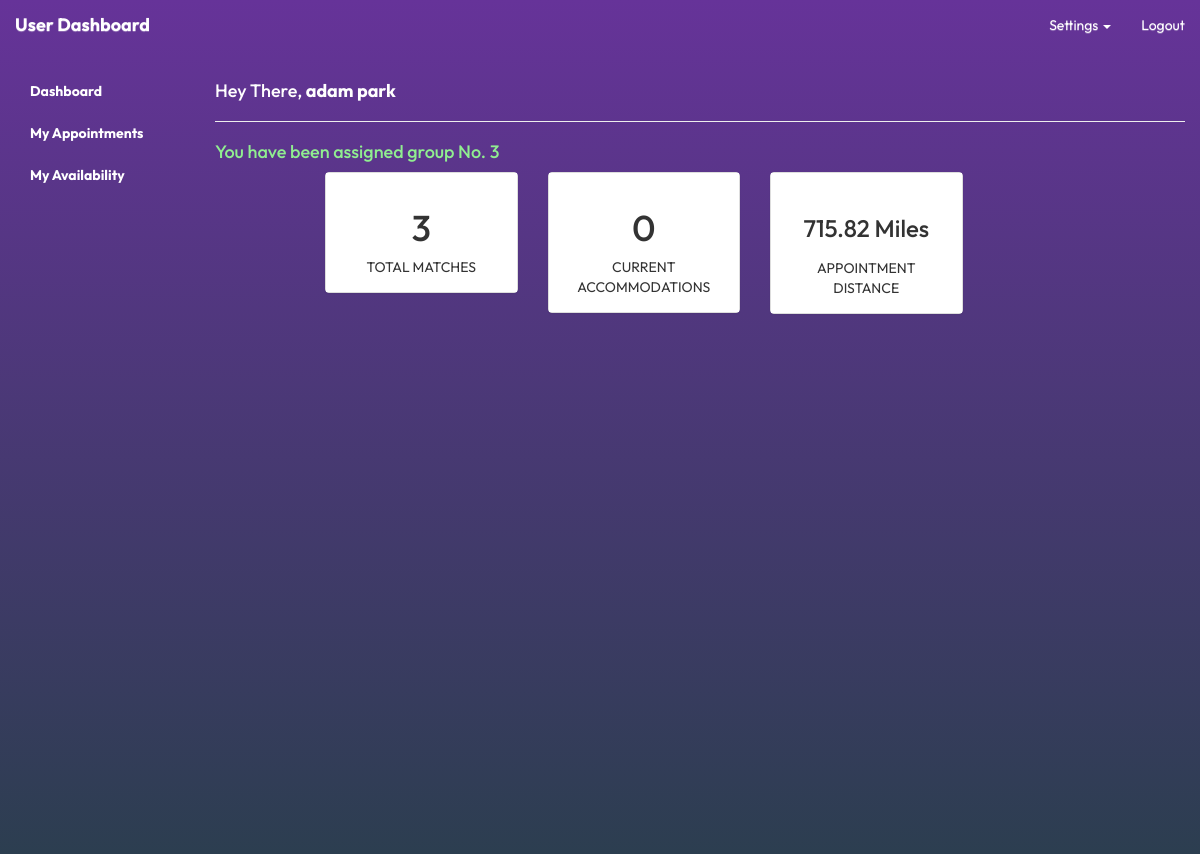
Screenshot of /patient/patient.php (signed in) with the database file from the repository.
### tables this page shows
CREATE TABLE `patient` (
  `patient_id` int(10) UNSIGNED NOT NULL,
  `user_name` varchar(45) NOT NULL,
  `group_no` int(10) UNSIGNED DEFAULT NULL,
  `patient_name` varchar(45) NOT NULL,
  `patient_ssn` varchar(9) NOT NULL,
  `patient_dob` date NOT NULL,
  `patient_phno` varchar(20) NOT NULL,
  `patient_email` varchar(45) NOT NULL,
  `patient_location` point NOT NULL,
  `patient_street` varchar(50) NOT NULL,
  `patient_city` varchar(20) NOT NULL,
  `patient_state` varchar(20) NOT NULL,
  `patient_zip` varchar(10) NOT NULL,
  `max_travel` int(10) UNSIGNED DEFAULT NULL
);

### patient/patient.php (the view, shortened to what this page needs)
<?php
include('../config.php');
$groupmessage = '';
include('../include/header.php');
if (isset($_SESSION["username"])) {
    $username = $_SESSION["username"];
} else {
    session_unset();
    session_write_close();
				header("location: ../index.php");
				exit;
}
$query = $connection->prepare("SELECT * FROM patient WHERE user_name=:username");
$query->bindParam("username", $username, PDO::PARAM_STR);
$query->execute();
$result = $query->fetch(PDO::FETCH_ASSOC);
$name = $result["patient_name"];
$id = $result["patient_id"];
$group = $result["group_no"];
	if ($group == "") {
		$groupmessage = "Note: The Administrator has not assigned you a group yet";
		}
	else {
		$groupmessage = "You have been assigned group No. ";
	}
?>
<!DOCTYPE html>
<html lang="en">
<head>
<link rel="stylesheet" type="text/css" href="../css/style.css" />
<link rel="stylesheet" type="text/css" href="../css/app.css" />
<body>
	<?php include '../menus.php'; ?>
	<div class="col-lg-10 col-md-10 col-sm-9 col-xs-12">
		<h4 style="color: white"> Hey There,<strong> <?php echo $name; ?> </h4></strong>
		<hr>
		<div class="stat-panel-number h4" style="color:#90EE90; text-align:left;"><?php echo htmlentities($groupmessage); echo htmlentities($group);?></div>
		<div class="row" style="padding-left: 110px;">
			<div class="col-md-12">
				<div class="row">
					<div class="col-md-3">
						<div class="panel panel-default">
							<div class="panel-body bk-success text-light">
								<div class="stat-panel text-center">
<?php
$query2 = $connection->prepare("SELECT patient_id FROM vaccineoffer WHERE patient_id = :id");
$query2->bindParam("id", $id, PDO::PARAM_INT);
$query2->execute();
$vaccine_t=$query2->rowCount();
?>
									<div class="stat-panel-number h1 "><?php echo htmlentities($vaccine_t); ?></div>
									<div class="stat-panel-title text-uppercase">Total Matches</div>
								</div>
							</div>
						</div>
					</div>
					<div class="col-md-3">
						<div class="panel panel-default">
							<div class="panel-body bk-success text-light">
								<div class="stat-panel text-center">
<?php
$query3 = $connection->prepare("SELECT patient_id FROM vaccineoffer WHERE patient_id = :id and status = 'pending'");
$query3->bindParam("id", $id, PDO::PARAM_INT);
$query3->execute();
$vaccinepending=$query3->rowCount();
?>
									<div class="stat-panel-number h1 "><?php echo htmlentities($vaccinepending); ?></div>
									<div class="stat-panel-title text-uppercase">Current Accommodations</div>
								</div>
							</div>
						</div>
					</div>
					<div class="col-md-3">
						<div class="panel panel-default">
							<div class="panel-body bk-primary text-light">
								<div class="stat-panel text-center">
<?php
	$query4 = $connection->prepare("select distinct (ST_Distance_Sphere(p.patient_location, t2.provider_location)/1000)*0.6213711922 as location, X(t2.provider_location) as prov_loc_x, Y(t2.provider_location) as prov_loc_y
        FROM patient p NATURAL join (
        SELECT patient_id, provider_name, appoint_id, appoint_date, appoint_time, provider_location
		from vaccineappointment natural join provider natural join vaccineoffer
        where status = 'pending' or status = 'accepted') t2
        where p.patient_id = t2.patient_id AND patient_id =:id
        order by ST_Distance_Sphere(p.patient_location, t2.provider_location) LIMIT 1");
	$query4->bindParam("id", $id, PDO::PARAM_INT);
	$query4->execute();
	if ($query4->rowCount() == 0) {
	$closestappointment = "No Offered/Accepted Appointments Yet";
	?><div class="stat-panel-number h6 " style="padding:8px;"><?php echo htmlentities ($closestappointment); ?></div></br><?php
	}
	else{
	$result4=$query4->fetch(PDO::FETCH_ASSOC);
	$closestappointment= $result4["location"];
	?></br><div class="stat-panel-number h3" style="padding:7px; margin-top:0px;"><?php echo htmlentities(round($closestappointment, 2));?> Miles </div><?php
	}
	?>
										<div class="stat-panel-title text-uppercase">Appointment Distance</div>
								</div>
							</div>
						</div>
					</div>
				</div>
			</div>
		</div>
		<div class="row"><br>
			<div id="map">
	</div>
	</div>
</body>
</html>

### css/style.css (style rules this page uses)
:root { --accent: #663399; --black: #2a2a2a; --white: #ededed; }
body { background-color: var(--accent); }
html, body { height: 100%; margin: 0; padding: 0; }

### css/app.css (style rules this page uses)
* { font-family: 'Outfit', sans-serif; }
:root { --accent: #663399; --black: #2a2a2a; --white: #ededed; }
body { height: 100vh; background: #2C3E50; background: -webkit-linear-gradient(to bottom, #663399, #2C3E50); background: linear-gradient(to bottom, #663399, #2C3E50); background-attachment: fixed; }
.bk-primary { background: white; }
.bk-success { background: white; }
#map { height: 500px !important; width: 950px !important; margin-left: 70px; }

### rows the page displays
patient: patient_name "adam park", group_no "You have been assigned group No.", group_no "3"

### other values shown
$vaccine_t "3"
$vaccinepending "0"
$closestappointment "715.82"
